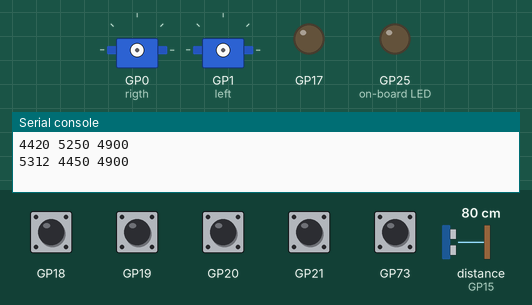
This program was run on a simulated Raspberry Pi Pico running MicroPython. Parts: 2 × servo, output pins drawn as LEDs (lit = HIGH), the last lines printed to the serial console. The inputs (shaded band) are chosen by the test bench; at power-on: GP18–21 HIGH, distance to the obstacle (sensor on GP15) 80 cm. Random numbers come from a fixed seed; servo angles are drawn from the pulse width (0.5 ms = 0°, 2.5 ms = 180°); library files of the repository ran but are not shown: lib_LED.py, lib_LED_pico.py, lib_bootSW.py, lib_SR04.py, lib_mode.py; pins used as bus, display or sensor lines are not drawn.

Above: at 1.2 s.
1.3 s: BOOTSEL button pressed for 0.15 s
At 3.58 s:
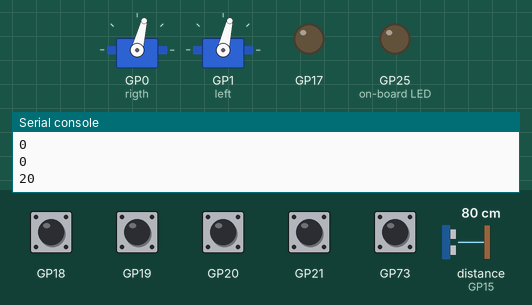
At 18.1 s:
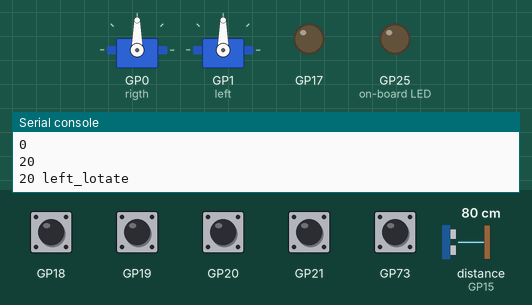
Timing chart, 0 to 24.3 s (numbered marks = the images above; inputs shaded):
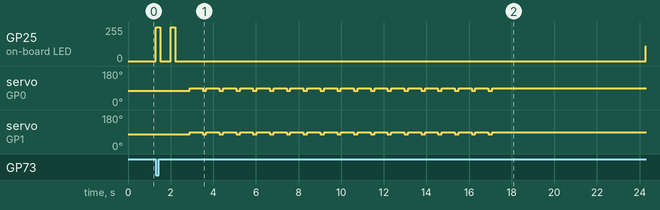

The program:

lib_servo.py
```python
"""
Copyright (c) 2026 TKJ製作所
Released under the MIT License.

2026/06/10
picoCar

電源を入れ BootSWを押されたら
その場で向きを変えて、距離を測り一番遠い方向に向く


def の場合は 引数は (45,0.1) 1ステップの角度と待機時間
角度は20度以上、180以下の整数なら、OK

lib_faraway.py
"""

from machine import Pin, PWM
import time
import lib_LED
import lib_LED_pico
import config
import lib_bootSW
import lib_SR04
import lib_mode
import random

# GPIO pin設定
rigth_PIN = 0
left_PIN  = 1
rigth = PWM(Pin(rigth_PIN))
rigth.freq(50)
left = PWM(Pin(left_PIN))
left.freq(50)

# duty設定関数
def set_rigth(duty):
    rigth.duty_u16(duty)
def set_left(duty):
    left.duty_u16(duty)

""" 左右のサーボに対するPWM値を取得 """
rigth_foward,rigth_back,rigth_stop = config.rigth_duty()
left_foward,left_back,left_stop = config.left_duty()
print(rigth_foward,rigth_back,rigth_stop)
print(left_foward,left_back,left_stop)

""" 180度回転時間 右回転 左回転 読み込み """
rigth_180rotate_time,left_180rotate_time = config.rotate_time()
dist = []

def left_lotate(deg):
    if deg > 180: deg=180
    lotate_deg = left_180rotate_time * (deg / 180)
    set_rigth(rigth_foward)
    set_left(left_back)
    time.sleep(lotate_deg)
    set_rigth(rigth_stop)
    set_left(left_stop)

def rigth_lotate(deg):
    if deg > 180: deg=180
    lotate_deg = rigth_180rotate_time * (deg / 180)
    set_rigth(rigth_back)
    set_left(left_foward)
    time.sleep(lotate_deg)
    set_rigth(rigth_stop)
    set_left(left_stop)

def run():
    print("前進",left_foward ,rigth_foward)
    set_rigth(rigth_foward)
    set_left(left_foward)

def stop():
    print("停止")
    set_rigth(rigth_stop)
    set_left(left_stop)


# 引数として (30 , 0.5 )
# 30度毎(ただし20度以上)、0.5秒停止しながら動作 向きはランダムに決定
# 向きを変えながら距離を測定し、遠い方を向く
def faraway(deg, stop_time):
    # ランダムで左右を決定
    direction_n =  random.randint(0, 1)
    direction = "left"
    if direction_n == 1:direction = "rigth"
    print(direction_n)
    dist = [0,0,0,0,0,0,0,0,0,0,0,0,0,0,0,0,0,0]
    i = 0
    for deg_LR in range(0,360,deg):
        print(deg_LR)
        if direction == "left":
            left_lotate(deg)
        else:
            rigth_lotate(deg)
        dist[i] = lib_SR04.read()
        i = i + 1
        time.sleep(stop_time)
    # 一番大きい数字の位置を取得
    pos = dist.index(max(dist))
    # 一番遠い角度を取得
    faraway_deg = deg * pos + deg

    print(direction)
    print(dist)
    print(pos)
    print(faraway_deg) # 元位置一歩手前からなので、その分多い

    if faraway_deg != 360 : # 今向いている方向が最大なので、向き変しない
        if faraway_deg <= 180: # 180度以内なら同じ方向へ
            if direction == "left":
                left_lotate(faraway_deg)
                print(faraway_deg,"left_lotate")
            else:
                rigth_lotate(faraway_deg)
                print(faraway_deg,"rigth_lotate")
        else:
            faraway_deg = 360 - faraway_deg
            if direction == "left":
                rigth_lotate(faraway_deg)
                print(faraway_deg,"rigth_lotate")
            else:
                left_lotate(faraway_deg)
                print(faraway_deg,"left_lotate")
    else:
        print(0)


def main():
    while True:
        mode = lib_mode.mode_pin()
        time.sleep(0.5)
        if lib_bootSW.SW(): # bootSWが押されたら実行
            lib_LED_pico.LEDonoff(2)
            if mode == 0:
                faraway(20,0.5)
            if mode == 1:
                faraway(30,0.5)
            if mode == 2:
                faraway(45,0.5)
            if mode == 3:
                faraway(60,0.5)
            if mode == 4:
                faraway(90,0.5)
            time.sleep(5)

if __name__=='__main__':
    main()
```

config.py
```python
# -*- coding: utf-8 -*-
#!/usr/bin/python3
"""
Copyright (c) 2026 TKJ製作所
Released under the MIT License.

v1.1
2026/06/06  picoCar用の設定ファィル
2026/08/20
"""

def rigth_duty():
    # 右車輪　前進 , 後退 ,停止
    return 4420,5250,4900

def left_duty():
    # 左車輪　前進 , 後退 ,停止
    return 5312,4450,4900

def adjustment_rotate_time():
    # 回転時　右回転　左回転
    return 1.3,1.4,1.5,1.7

def rotate_time():
    # 回転時間　右回転　左回転 180度
    return 1.6,1.65

def main():
    print(rigth_duty())
    print(left_duty())
    print(adjustment_rotate_time())
    print(rotate_time())

if __name__=='__main__':
    main()
```

Measured:
- after the input at 1.3 s, servo on GP0 (rigth): alternates 90° for 0.61 s and 76° for 0.18 s, starting after 1.6 s; servo on GP1 (left): alternates 90° for 0.61 s and 77° for 0.18 s, starting after 1.6 s
